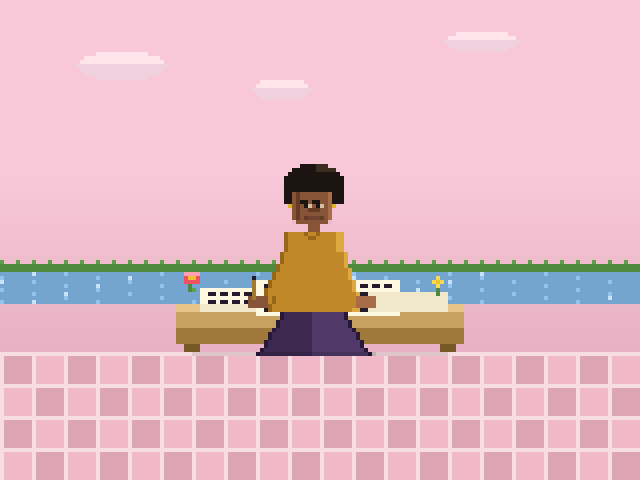

Here is the Python script that generated this plot:
#!/usr/bin/env python3
"""
Session 03 — Fan Characters
Audre Lorde in EarthBound, Attempt 01

Setting: Magicant — Ness's inner world. Pink tiles, dreamlike, the place where
your truest self lives. Audre Lorde's presence here is correct: she wrote from
the interior, named what others refused to name. "Poetry is not a luxury. It is
a vital necessity of our existence."

Her signature: natural hair (distinctive round silhouette — perfect pixel art),
deep warm brown skin, a gold/amber blouse. She's writing at a low table — not a
desk but a sitting surface, more informal, more earthbound in another sense.

EarthBound Magicant visual language:
- Pink/rose sky, warm pastel tile floor
- Dreamy spatial logic — some floating elements
- Soft saturated palette, high chroma but gentle
- Characters retain EarthBound's chunky warm-sprite style
- The Eight Melodies pond nearby (implied by water-color horizon)

EarthBound aesthetic specifics:
- 8px tile grid, checkerboard floor variation with pink/rose
- Interior and exterior blend (Magicant blurs inside/outside)
- Warm lamp light, flowers, practical magic

Canvas: 160×120 at 4x scale (640×480)
"""
from PIL import Image
import os

W, H = 160, 120
SCALE = 4
OUT = os.path.dirname(os.path.abspath(__file__))

img = Image.new('RGB', (W, H))
px = img.load()

# ── Palette: Magicant ────────────────────────────────────────────────────
SKY_A    = (248, 200, 216)   # magicant sky pink-rose
SKY_B    = (232, 176, 196)   # sky lower (slightly deeper)
CLOUD_L  = (255, 228, 236)   # cloud light
CLOUD_D  = (240, 208, 220)   # cloud shadow
TILE_A   = (240, 184, 200)   # floor tile rose-pink
TILE_B   = (220, 164, 180)   # floor tile darker pink
TILE_G   = (248, 220, 228)   # grout line / lighter tile variation
WATER_L  = (148, 196, 240)   # pond/water light (Eight Melodies horizon)
WATER_D  = (116, 164, 208)   # water deeper
WATER_G  = (196, 228, 248)   # water shimmer

# Small table (low, Japanese-style sitting)
TABLE_L  = (232, 196, 136)   # light wood
TABLE_M  = (200, 160, 96)    # mid wood
TABLE_D  = (160, 120, 60)    # shadow wood
TABLE_DK = (120, 88, 36)     # deep shadow

# Flowers
PETAL_R  = (240, 80, 100)    # deep rose petal
PETAL_L  = (255, 160, 176)   # light petal
PETAL_Y  = (248, 220, 80)    # yellow flower
CENTER   = (240, 192, 48)    # flower center
STEM     = (80, 136, 64)     # stem green
LEAF     = (96, 160, 72)     # leaf green

# Audre Lorde character
SKIN     = (136, 84, 56)     # warm dark brown skin
SKIN_D   = (100, 60, 36)     # skin shadow
SKIN_H   = (168, 108, 72)    # skin highlight
HAIR     = (28, 20, 16)      # very dark hair
HAIR_H   = (60, 44, 32)      # hair highlight
BLOUSE_L = (224, 168, 64)    # gold/amber blouse light
BLOUSE_M = (192, 136, 40)    # blouse mid
BLOUSE_D = (152, 104, 24)    # blouse shadow
SKIRT_L  = (80, 56, 104)     # deep purple skirt light
SKIRT_M  = (60, 40, 80)      # skirt mid
SKIRT_D  = (40, 24, 56)      # skirt shadow
PAPER_L  = (255, 248, 224)   # manuscript/poem paper light
PAPER_M  = (240, 232, 200)   # paper mid
PAPER_D  = (220, 212, 180)   # paper shadow
INK      = (36, 28, 44)      # ink

def p(x, y, c):
    if 0 <= x < W and 0 <= y < H:
        px[x, y] = c

def rect(x0, y0, x1, y1, c):
    for y in range(y0, y1):
        for x in range(x0, x1):
            p(x, y, c)

FLOOR_Y = H - 32

# ── Sky (Magicant) ────────────────────────────────────────────────────────
for y in range(FLOOR_Y):
    for x in range(W):
        # Gradient sky: lighter at top, deeper toward horizon
        if y < FLOOR_Y // 2:
            p(x, y, SKY_A)
        else:
            # Blend toward horizon
            t = (y - FLOOR_Y // 2) / (FLOOR_Y // 2)
            r = int(248 - t * 16)
            g = int(200 - t * 24)
            b = int(216 - t * 20)
            p(x, y, (r, g, b))

# ── Clouds (floating, dreamy) ─────────────────────────────────────────────
def draw_cloud(cx, cy, w, h):
    for dy in range(h):
        for dx in range(w):
            dist_x = abs(dx - w // 2) / (w // 2)
            dist_y = abs(dy - h // 2) / (h // 2)
            if dist_x**2 + dist_y**2 < 0.85:
                c = CLOUD_L if dy < h // 2 else CLOUD_D
                p(cx - w // 2 + dx, cy - h // 2 + dy, c)

draw_cloud(30, 16, 24, 8)
draw_cloud(120, 10, 20, 6)
draw_cloud(70, 22, 16, 6)

# ── Pond / water on the horizon (Eight Melodies reference) ───────────────
# A strip of water visible in the far background
POND_Y = FLOOR_Y - 20
rect(0, POND_Y, W, POND_Y + 8, WATER_D)
# Shimmer
for x in range(0, W, 8):
    for y in range(POND_Y, POND_Y + 8):
        if (x // 4 + y) % 3 == 0:
            p(x, y, WATER_L)
        elif (x // 4 + y) % 7 == 0:
            p(x, y, WATER_G)
# Bank
rect(0, POND_Y - 2, W, POND_Y, STEM)   # green bank
p_row = POND_Y - 3
for x in range(0, W):
    if x % 4 == 0:
        p(x, p_row, LEAF)

# ── Floor tiles (Magicant rose-pink checkerboard) ─────────────────────────
for y in range(FLOOR_Y, H):
    for x in range(W):
        if ((x // 8) + (y // 8)) % 2 == 0:
            p(x, y, TILE_A)
        else:
            p(x, y, TILE_B)
# Grout lines
for x in range(0, W, 8):
    for y in range(FLOOR_Y, H):
        p(x, y, TILE_G)
for y in range(FLOOR_Y, H, 8):
    for x in range(W):
        p(x, y, TILE_G)

# ── Low writing table ─────────────────────────────────────────────────────
TABLE_X0 = 44
TABLE_X1 = 116
TABLE_Y  = FLOOR_Y - 12

rect(TABLE_X0, TABLE_Y, TABLE_X1, TABLE_Y + 2, TABLE_L)     # surface highlight
rect(TABLE_X0, TABLE_Y + 2, TABLE_X1, TABLE_Y + 6, TABLE_M) # surface
rect(TABLE_X0, TABLE_Y + 6, TABLE_X1, TABLE_Y + 10, TABLE_D) # face
# Table legs (short — low table)
rect(TABLE_X0 + 2, TABLE_Y + 10, TABLE_X0 + 6, FLOOR_Y, TABLE_DK)
rect(TABLE_X1 - 6, TABLE_Y + 10, TABLE_X1 - 2, FLOOR_Y, TABLE_DK)
# Shadow under table on floor
for x in range(TABLE_X0 + 4, TABLE_X1 - 4):
    r, g, b = px[x, FLOOR_Y]
    p(x, FLOOR_Y, (int(r * 0.90), int(g * 0.90), int(b * 0.90)))

# ── Papers on table — open manuscript / poem ──────────────────────────────
# Several sheets, slightly scattered
# Left sheet (partially under center)
rect(50, TABLE_Y - 4, 74, TABLE_Y + 2, PAPER_M)
rect(50, TABLE_Y - 4, 74, TABLE_Y, PAPER_L)
# Lines on left sheet
for ly in range(TABLE_Y - 3, TABLE_Y, 2):
    for x in range(52, 72, 3):
        p(x, ly, INK)
        p(x + 1, ly, INK)
# Center sheet (active — writing in progress)
rect(64, TABLE_Y - 6, 100, TABLE_Y + 3, PAPER_L)
# Poem text — actual pixel-line writing
for ly in range(TABLE_Y - 5, TABLE_Y + 2, 2):
    for x in range(66, 98, 3):
        p(x, ly, INK)
        p(x + 1, ly, INK)
# Right paper
rect(92, TABLE_Y - 3, 112, TABLE_Y + 2, PAPER_M)

# ── Flowers on the table corner ───────────────────────────────────────────
FX = 46
FY = TABLE_Y - 8
# Rose bloom
for i in range(4):
    p(FX + i, FY, PETAL_L)
    p(FX + i, FY + 2, PETAL_R)
p(FX, FY + 1, PETAL_R);  p(FX + 3, FY + 1, PETAL_R)
p(FX + 1, FY + 1, PETAL_L);  p(FX + 2, FY + 1, PETAL_L)
# Center
p(FX + 1, FY + 1, CENTER)
p(FX + 2, FY + 1, CENTER)
# Stem
p(FX + 1, FY + 3, STEM)
p(FX + 1, FY + 4, STEM)
p(FX + 2, FY + 4, LEAF)  # small leaf

# Another small flower (yellow)
FX2 = 108
FY2 = TABLE_Y - 6
p(FX2, FY2, PETAL_Y);  p(FX2 + 2, FY2, PETAL_Y)
p(FX2 + 1, FY2 - 1, PETAL_Y); p(FX2 + 1, FY2 + 1, PETAL_Y)
p(FX2 + 1, FY2, CENTER)
p(FX2 + 1, FY2 + 2, STEM);  p(FX2 + 1, FY2 + 3, STEM)

# ── Audre Lorde ───────────────────────────────────────────────────────────
# Seated on floor at low table, cross-legged, leaning slightly forward
# This reads as "in her element" — not at a desk but at her own level

CX = 78
HEAD_Y = TABLE_Y - 30

# Head (EarthBound: slightly wide, warm)
rect(CX - 5, HEAD_Y, CX + 5, HEAD_Y + 10, SKIN)
# Round corners (EarthBound has soft sprites)
p(CX - 5, HEAD_Y,      SKY_B)
p(CX + 4, HEAD_Y,      SKY_B)
p(CX - 5, HEAD_Y + 9,  TILE_A)
p(CX + 4, HEAD_Y + 9,  TILE_A)

# Skin shading
for y in range(HEAD_Y + 1, HEAD_Y + 9):
    p(CX + 4, y, SKIN_H)   # right highlight
    p(CX - 4, y, SKIN_D)   # left shadow

# ── Natural hair — the key silhouette ─────────────────────────────────────
# Round, full afro: extends above and around head
# This is the visual signature — distinct round mass
HAIR_CX = CX
HAIR_CY = HEAD_Y + 1  # center of hair mass

for dy in range(-9, 4):
    for dx in range(-8, 9):
        # Ellipse: slightly wider than tall, natural shape
        if (dx / 8.0) ** 2 + (dy / 6.5) ** 2 < 1.0:
            hy = HAIR_CY + dy
            hx = HAIR_CX + dx
            # Don't overwrite face skin below HEAD_Y+2
            if hy < HEAD_Y + 2 or hx < CX - 5 or hx > CX + 4:
                c = HAIR_H if dy < -4 and dx > 0 else HAIR
                p(hx, hy, c)

# Face features
# Eyes (EarthBound = simple dots but warm)
p(CX - 2, HEAD_Y + 5, (28, 20, 16))
p(CX + 1, HEAD_Y + 5, (28, 20, 16))
# Whites
p(CX - 1, HEAD_Y + 5, (220, 192, 164))   # warm white
p(CX + 2, HEAD_Y + 5, (220, 192, 164))
# Eyebrows
p(CX - 3, HEAD_Y + 4, HAIR)
p(CX - 2, HEAD_Y + 4, HAIR)
p(CX,     HEAD_Y + 4, HAIR)
p(CX + 1, HEAD_Y + 4, HAIR)

# Nose
p(CX - 1, HEAD_Y + 6, SKIN_D)
p(CX,     HEAD_Y + 6, SKIN_D)
p(CX + 1, HEAD_Y + 6, SKIN_D)

# Mouth — gentle, warm, the suggestion of words about to come
p(CX - 2, HEAD_Y + 8, SKIN_D)
p(CX - 1, HEAD_Y + 8, (112, 68, 48))   # lip
p(CX,     HEAD_Y + 8, (112, 68, 48))
p(CX + 1, HEAD_Y + 8, (112, 68, 48))
p(CX + 2, HEAD_Y + 8, SKIN_D)

# Earrings (she wore statement earrings — a tiny gold pixel)
p(CX - 6, HEAD_Y + 5, (220, 180, 40))   # gold earring left
p(CX + 5, HEAD_Y + 5, (220, 180, 40))   # gold earring right

# Neck
rect(CX - 1, HEAD_Y + 10, CX + 2, HEAD_Y + 13, SKIN)

# ── Gold/amber blouse ─────────────────────────────────────────────────────
TORSO_Y = HEAD_Y + 12

# Blouse — loose, flowing, warm gold
for y in range(TORSO_Y, TABLE_Y + 2):
    progress = (y - TORSO_Y) / max(1, TABLE_Y - TORSO_Y)
    half = int(7 + progress * 4)
    for x in range(CX - half, CX + half + 1):
        if x == CX - half:
            c = BLOUSE_D
        elif x < CX - 2:
            c = BLOUSE_M
        elif x > CX + half - 2:
            c = BLOUSE_L   # right-side catch-light
        else:
            c = BLOUSE_M
        p(x, y, c)

# Collar detail — scoop neck
p(CX - 2, TORSO_Y, BLOUSE_D)
p(CX + 1, TORSO_Y, BLOUSE_D)
p(CX - 1, TORSO_Y + 1, BLOUSE_D)
p(CX,     TORSO_Y + 1, BLOUSE_D)

# ── Arms ──────────────────────────────────────────────────────────────────
# Both arms extended forward to the low table (she's leaning in, writing)
ARM_Y = TORSO_Y + 5

for y in range(ARM_Y, TABLE_Y + 1):
    progress = (y - ARM_Y) / max(1, TABLE_Y - ARM_Y)
    # Left arm — extends left toward paper
    lx = CX - 8 - int(progress * 6)
    p(lx,     y, BLOUSE_D)
    p(lx + 1, y, BLOUSE_M)
    p(lx + 2, y, BLOUSE_M)
    # Right arm — extends right toward paper
    rx = CX + 8 + int(progress * 4)
    p(rx - 2, y, BLOUSE_M)
    p(rx - 1, y, BLOUSE_M)
    p(rx,     y, BLOUSE_L)

# Hands on paper
rect(CX - 16, TABLE_Y - 2, CX - 11, TABLE_Y + 1, SKIN)
p(CX - 16, TABLE_Y - 3, SKIN)   # writing finger
p(CX - 16, TABLE_Y - 3, INK)    # ink
rect(CX + 11, TABLE_Y - 2, CX + 16, TABLE_Y + 1, SKIN_H)

# ── Seated cross-legged (lower body, at floor level) ──────────────────────
# Seated silhouette at the base: purple skirt pooling on the floor
SEAT_Y = TABLE_Y + 2

# Cross-legged: skirt spreads horizontally at floor level
for y in range(SEAT_Y, FLOOR_Y + 1):
    progress = (y - SEAT_Y) / max(1, FLOOR_Y - SEAT_Y)
    half = int(8 + progress * 6)
    for x in range(CX - half, CX + half + 1):
        if x == CX - half or x == CX + half:
            c = SKIRT_D
        elif x < CX:
            c = SKIRT_M
        else:
            c = SKIRT_L
        p(x, y, c)

# ── Pen in hand / visible ─────────────────────────────────────────────────
for y in range(TABLE_Y - 6, TABLE_Y - 1):
    p(CX - 15, y, (160, 120, 48))   # golden pen barrel
p(CX - 15, TABLE_Y - 7, INK)   # nib

# ── Shadow under Lorde ────────────────────────────────────────────────────
for x in range(CX - 14, CX + 16):
    r, g, b = px[x, FLOOR_Y]
    p(x, FLOOR_Y, (int(r * 0.88), int(g * 0.88), int(b * 0.88)))

# ── Save ──────────────────────────────────────────────────────────────────
img.resize((W * SCALE, H * SCALE), Image.NEAREST).save(
    os.path.join(OUT, "lorde_01.png"))
print("done — lorde_01.png")
